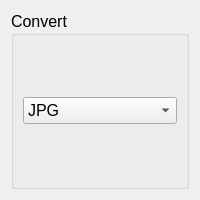
<?xml version="1.0" encoding="UTF-8"?>
<ui version="4.0">
 <class>wg_convert</class>
 <widget class="QWidget" name="wg_convert">
  <property name="geometry">
   <rect>
    <x>0</x>
    <y>0</y>
    <width>200</width>
    <height>200</height>
   </rect>
  </property>
  <property name="font">
   <font>
    <pointsize>12</pointsize>
   </font>
  </property>
  <property name="windowTitle">
   <string>Form</string>
  </property>
  <layout class="QVBoxLayout" name="vl_convert">
   <item>
    <widget class="QGroupBox" name="groupBox">
     <property name="title">
      <string>Convert</string>
     </property>
     <layout class="QVBoxLayout" name="verticalLayout_3">
      <item>
       <widget class="QComboBox" name="cb_convert">
        <property name="editable">
         <bool>false</bool>
        </property>
        <property name="currentText">
         <string>JPG</string>
        </property>
        <property name="maxCount">
         <number>10</number>
        </property>
        <item>
         <property name="text">
          <string>JPG</string>
         </property>
        </item>
        <item>
         <property name="text">
          <string>PNG</string>
         </property>
        </item>
        <item>
         <property name="text">
          <string>TIFF</string>
         </property>
        </item>
       </widget>
      </item>
     </layout>
    </widget>
   </item>
  </layout>
 </widget>
 <resources/>
 <connections/>
</ui>
